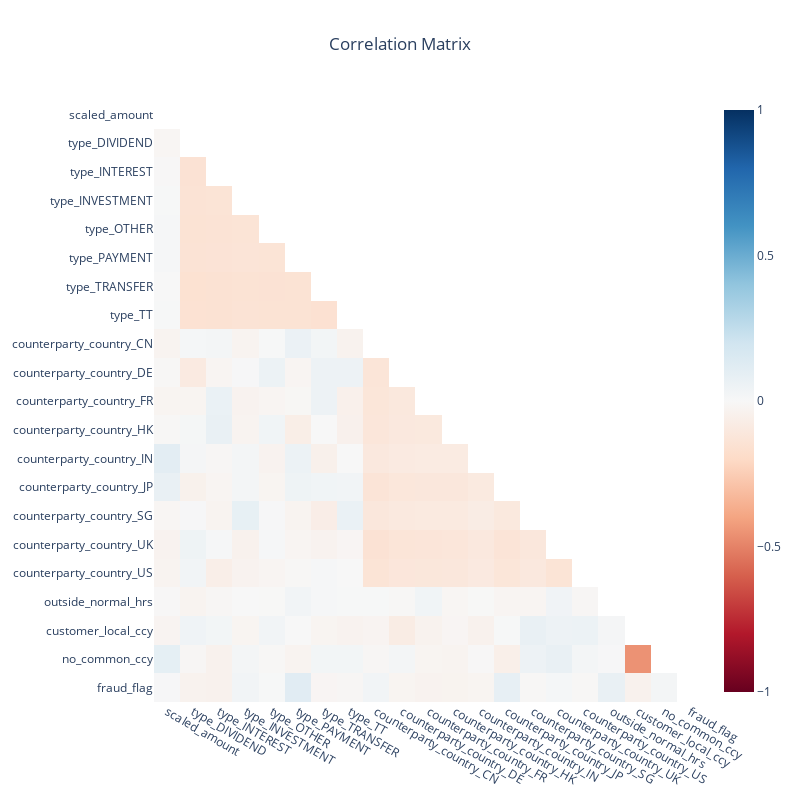

Write notebook code for a chart like this one.
### Markdown cell above
### See if any variables are highly related

Avoid multicollinearity by dropping variables that are highly correlated.

### Code cell
plot_correlation_matrix(trxns.corr())

### Figure 1 — Plotly figure (JSON) as saved in the notebook; plotly's stock layout.template omitted (floating-point values rounded to 4 significant figures; data arrays with more than 128 entries replaced by an {"elided": "..."} marker saying what was removed)
{"data": [{"colorscale": [[0, "rgb(103,0,31)"], [0.1, "rgb(178,24,43)"], [0.2, "rgb(214,96,77)"], [0.3, "rgb(244,165,130)"], [0.4, "rgb(253,219,199)"], [0.5, "rgb(247,247,247)"], [0.6, "rgb(209,229,240)"], [0.7, "rgb(146,197,222)"], [0.8, "rgb(67,147,195)"], [0.9, "rgb(33,102,172)"], [1, "rgb(5,48,97)"]], "type": "heatmap", "x": ["scaled_amount", "type_DIVIDEND", "type_INTEREST", "type_INVESTMENT", "type_OTHER", "type_PAYMENT", "type_TRANSFER", "type_TT", "counterparty_country_CN", "counterparty_country_DE", "counterparty_country_FR", "counterparty_country_HK", "counterparty_country_IN", "counterparty_country_JP", "counterparty_country_SG", "counterparty_country_UK", "counterparty_country_US", "outside_normal_hrs", "customer_local_ccy", "no_common_ccy", "fraud_flag"], "y": ["scaled_amount", "type_DIVIDEND", "type_INTEREST", "type_INVESTMENT", "type_OTHER", "type_PAYMENT", "type_TRANSFER", "type_TT", "counterparty_country_CN", "counterparty_country_DE", "counterparty_country_FR", "counterparty_country_HK", "counterparty_country_IN", "counterparty_country_JP", "counterparty_country_SG", "counterparty_country_UK", "counterparty_country_US", "outside_normal_hrs", "customer_local_ccy", "no_common_ccy", "fraud_flag"], "z": {"elided": "21x21 float values"}, "zmax": 1, "zmin": -1}], "layout": {"height": 800, "title": {"text": "Correlation Matrix", "x": 0.5}, "width": 800, "xaxis": {"showgrid": false}, "yaxis": {"autorange": "reversed", "showgrid": false}}}
